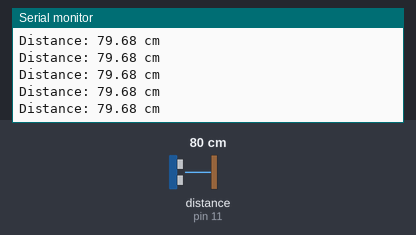
This sketch was run on a simulated Arduino Uno, built with avr-gcc and run on an emulated ATmega328P. Parts: the last lines printed to the serial monitor. Wiring (inferred from the names in the program): ultrasonic range finder: trigger pin 10; echo pin 11. The test bench sets the inputs (shaded band); at power-on: distance to the obstacle (sensor on pin 11) 80 cm. The echo pulse lasts 58.3 µs per cm.

Above: at 1.2 s.
1.3 s: distance to the obstacle (sensor on pin 11) set to 35 cm
At 1.6 s:
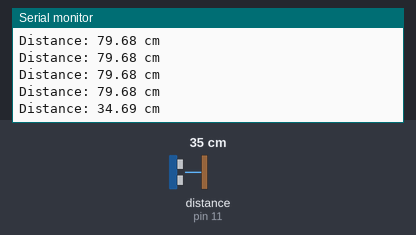
4.3 s: distance to the obstacle (sensor on pin 11) set to 2 cm
At 4.44 s:
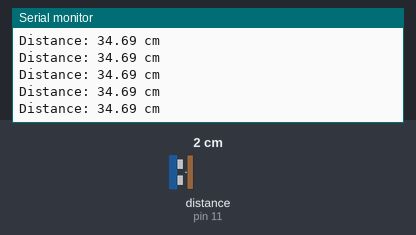
Timing chart, 0 to 7.3 s (numbered marks = the images above; inputs shaded):
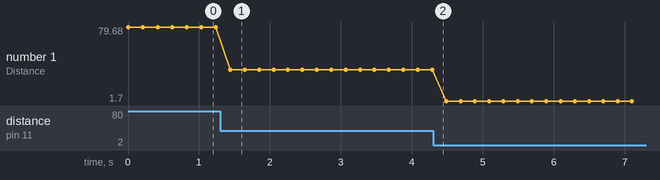

Measured:
- after the input at 1.3 s, the serial monitor: prints a new line after 0.14 s (image 1)
- plotted number 1: 79.68 → 34.69 after the input at 1.3 s, 34.69 → 1.7 after the input at 4.3 s

The sketch:

UltrasonicSensorTest.ino
```cpp
const int TRIG_PIN = 10;
const int ECHO_PIN = 11;

void setup() {
  Serial.begin(9600);

  pinMode(TRIG_PIN, OUTPUT);
  pinMode(ECHO_PIN, INPUT);
}

void loop() {
  // Make sure TRIG starts LOW
  digitalWrite(TRIG_PIN, LOW);
  delayMicroseconds(2);

  // Send a 10 microsecond ultrasonic trigger pulse
  digitalWrite(TRIG_PIN, HIGH);
  delayMicroseconds(10);
  digitalWrite(TRIG_PIN, LOW);

  // Measure how long the echo pulse stays HIGH
  long duration = pulseIn(ECHO_PIN, HIGH);

  // Convert travel time into distance
  float distance = duration * 0.0343 / 2.0;

  Serial.print("Distance: ");
  Serial.print(distance);
  Serial.println(" cm");

  delay(200);
}
```
